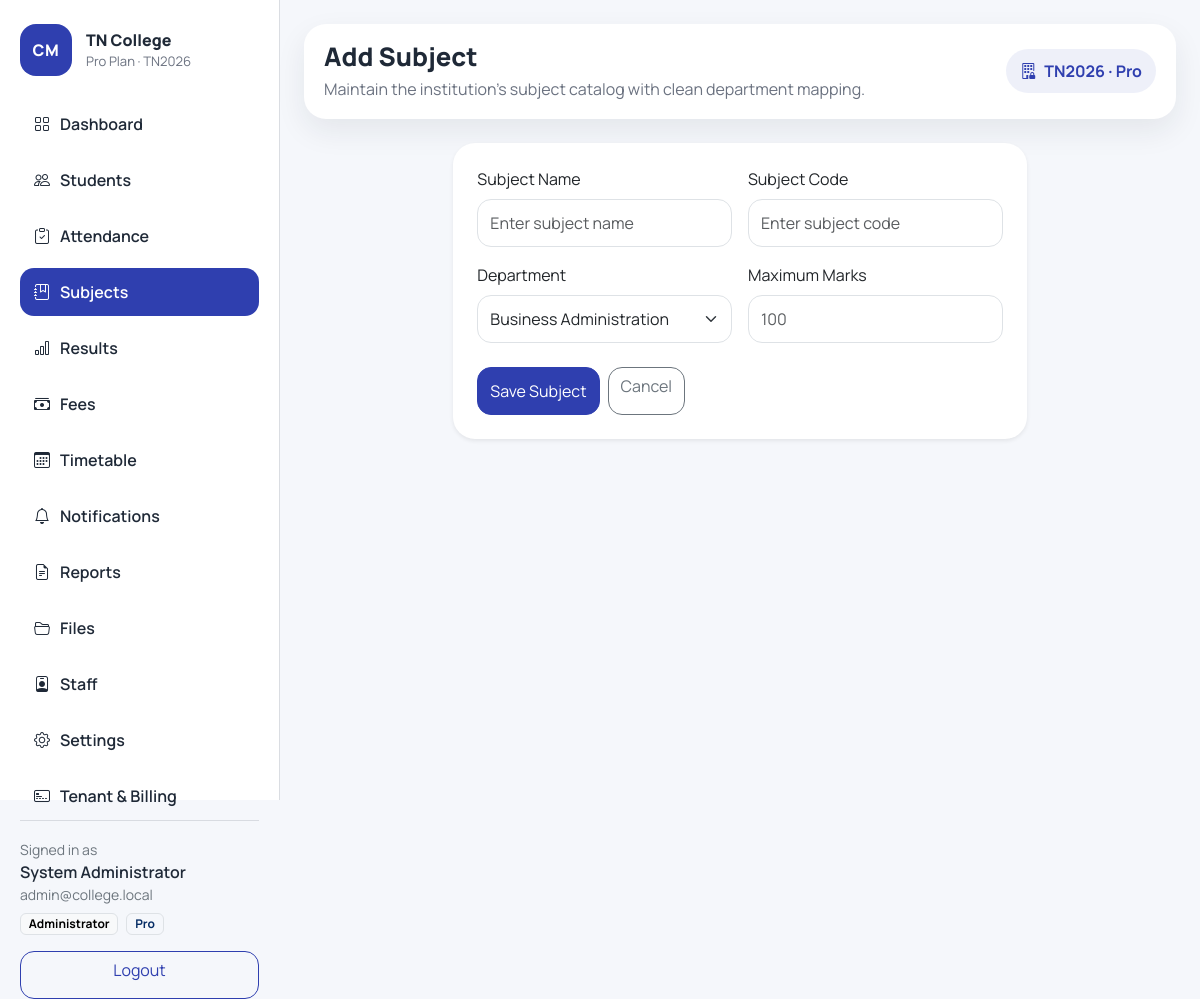
Screenshot of /subjects/add (signed in) with the database file from the repository.
### app/models.py (models this page shows, shortened)
class TimestampMixin:
    created_at = db.Column(db.DateTime, default=datetime.utcnow, nullable=False)
    updated_at = db.Column(
        db.DateTime,
        default=datetime.utcnow,
        onupdate=datetime.utcnow,
        nullable=False,
    )

class College(TimestampMixin, db.Model):
    __tablename__ = "colleges"
    id = db.Column(db.Integer, primary_key=True)
    name = db.Column(db.String(150), nullable=False)
    code = db.Column(db.String(30), unique=True, nullable=False)
    subdomain = db.Column(db.String(80), unique=True, nullable=True)
    contact_email = db.Column(db.String(120), nullable=True)
    contact_phone = db.Column(db.String(30), nullable=True)
    is_active = db.Column(db.Boolean, default=True, nullable=False)
    subscriptions = db.relationship(
        "CollegeSubscription",
        backref="college",
        lazy=True,
        cascade="all, delete-orphan",
    )
    departments = db.relationship("Department", backref="college", lazy=True)
    users = db.relationship("User", backref="college", lazy=True)
    students = db.relationship("Student", backref="college", lazy=True)
    subjects = db.relationship("Subject", backref="college", lazy=True)
    fee_categories = db.relationship("FeeCategory", backref="college", lazy=True)
    time_slots = db.relationship("TimeSlot", backref="college", lazy=True)
    timetable_entries = db.relationship("TimetableEntry", backref="college", lazy=True)
    notifications = db.relationship("NotificationLog", backref="college", lazy=True)
    uploaded_files = db.relationship("UploadedFile", backref="college", lazy=True)
    @property
    def current_subscription(self):
        return (
            CollegeSubscription.query.filter_by(college_id=self.id)
            .order_by(CollegeSubscription.created_at.desc())
            .first()
        )
    @property
    def active_plan(self):
        subscription = self.current_subscription
        return subscription.plan if subscription and subscription.plan else None

class SubscriptionPlan(TimestampMixin, db.Model):
    __tablename__ = "subscription_plans"
    id = db.Column(db.Integer, primary_key=True)
    name = db.Column(db.String(80), unique=True, nullable=False)
    code = db.Column(db.String(30), unique=True, nullable=False)
    monthly_price = db.Column(db.Float, default=0, nullable=False)
    features = db.Column(db.JSON, default=list, nullable=False)
    subscriptions = db.relationship("CollegeSubscription", backref="plan", lazy=True)

class User(UserMixin, TimestampMixin, db.Model):
    __tablename__ = "users"
    id = db.Column(db.Integer, primary_key=True)
    college_id = db.Column(db.Integer, db.ForeignKey("colleges.id"), nullable=True, index=True)
    username = db.Column(db.String(80), unique=True, nullable=False)
    email = db.Column(db.String(120), unique=True, nullable=False)
    full_name = db.Column(db.String(120), nullable=True)
    phone = db.Column(db.String(30), nullable=True)
    password_hash = db.Column(db.String(255), nullable=False)
    role = db.Column(db.String(20), default="admin", nullable=False)
    department_id = db.Column(db.Integer, db.ForeignKey("departments.id"), nullable=True)
    is_active_user = db.Column(db.Boolean, default=True, nullable=False)
    activities = db.relationship("ActivityLog", backref="actor", lazy=True)
    department = db.relationship("Department", backref="team_members", lazy=True)
    assigned_subjects = db.relationship(
        "Subject",
        secondary=staff_subject_assignments,
        back_populates="assigned_staff",
        lazy="subquery",
    )
    staff_timetable = db.relationship("TimetableEntry", backref="staff_member", lazy=True)
    uploaded_items = db.relationship("UploadedFile", backref="uploaded_by", lazy=True)
    @property
    def is_active(self):
        return self.is_active_user
    @property
    def display_name(self):
        return self.full_name or self.username

### app/blueprints/subjects/routes.py (the view, shortened to what this page needs)
@subjects_bp.route("/add", methods=["GET", "POST"])
@login_required
@roles_required("admin", "hod")
def add_subject():
    form = SubjectForm()
    _hydrate_subject_form(form)
    current_college = get_current_college(current_user)
    if request.method == "POST":
        flash_form_errors(form)
    return render_template("subjects/form.html", form=form, title="Add Subject")

### app/forms.py
class SubjectForm(FlaskForm):
    name = StringField("Subject Name", validators=[DataRequired(), Length(max=120)])
    code = StringField("Subject Code", validators=[DataRequired(), Length(max=30)])
    department_id = SelectField("Department", coerce=int, validators=[DataRequired()])
    max_marks = IntegerField("Maximum Marks", validators=[DataRequired(), NumberRange(min=1, max=500)])
    submit = SubmitField("Save Subject")

### app/blueprints/subjects/routes.py (called while the page is built)
def _hydrate_subject_form(form):
    form.department_id.choices = [
        (department.id, department.name)
        for department in get_college_departments(current_user)
    ]

### app/services/access.py (called while the page is built, shortened)
def get_current_college(user=None):
    active_user = user or (current_user if getattr(current_user, "is_authenticated", False) else None)
    if active_user and active_user.college_id:
        return College.query.get(active_user.college_id)
    return College.query.order_by(College.id).first()

def get_plan_features(user=None):
    college = get_current_college(user)
    plan = college.active_plan if college else None
    return set(plan.features or []) if plan else set()

def college_scoped_query(model, user=None, query=None):
    scoped_query = query or model.query
    college = get_current_college(user)
    if college and hasattr(model, "college_id"):
        scoped_query = scoped_query.filter(model.college_id == college.id)
    return scoped_query

def roles_required(*allowed_roles):
    def decorator(view_func):
        @wraps(view_func)
        def wrapped_view(*args, **kwargs):
            if not current_user.is_authenticated:
                return redirect(url_for("auth.login"))
            return view_func(*args, **kwargs)
        return wrapped_view
    return decorator

### app/templates/subjects/form.html (shortened to what this page needs)
{% extends "base.html" %}
{% block page_title %}{{ title }}{% endblock %}
{% block page_subtitle %}Maintain the institution's subject catalog with clean department mapping.{% endblock %}
{% block content %}
<div class="row justify-content-center">
    <div class="col-12 col-xl-8">
        <div class="card border-0 shadow-sm">
            <div class="card-body p-4">
                <form method="post" novalidate>
                    <div class="row g-3">
                        <div class="col-12 col-md-6">{{ form.name.label(class="form-label") }}{{ form.name(class="form-control", placeholder="Enter subject name") }}</div>
                        <div class="col-12 col-md-6">{{ form.code.label(class="form-label") }}{{ form.code(class="form-control", placeholder="Enter subject code") }}</div>
                        <div class="col-12 col-md-6">{{ form.department_id.label(class="form-label") }}{{ form.department_id(class="form-select") }}</div>
                        <div class="col-12 col-md-6">{{ form.max_marks.label(class="form-label") }}{{ form.max_marks(class="form-control", placeholder="100") }}</div>
                    </div>
                    <div class="d-flex gap-2 mt-4">
                        {{ form.submit(class="btn btn-primary") }}
                        <a href="{{ url_for('subjects.list_subjects') }}" class="btn btn-outline-secondary">Cancel</a>
                    </div>
                </form>
            </div>
        </div>
    </div>
</div>
{% endblock %}

### app/templates/base.html (shortened to what this page needs)
{% macro nav_link(endpoint, label, icon, startswith=None) -%}
{% set active = request.endpoint == endpoint or (startswith and request.endpoint and request.endpoint.startswith(startswith)) %}
<a class="nav-link {% if active %}active{% endif %}" href="{{ url_for(endpoint) }}">
    <i class="bi bi-{{ icon }}"></i>
    <span>{{ label }}</span>
</a>
{%- endmacro %}
<!doctype html>
<html lang="en">
<head>
    <link href="https://cdn.jsdelivr.net/npm/bootstrap@5.3.3/dist/css/bootstrap.min.css" rel="stylesheet">
    <link href="https://cdn.jsdelivr.net/npm/bootstrap-icons@1.11.3/font/bootstrap-icons.css" rel="stylesheet">
    <link href="{{ url_for('static', filename='css/styles.css') }}" rel="stylesheet">
</head>
<body class="app-body">
{% if current_user.is_authenticated %}
<div class="app-shell">
    <aside class="sidebar d-none d-lg-flex flex-column">
        <div>
            <div class="brand-panel">
                <div class="brand-mark">CM</div>
                <div>
                    <div class="brand-title">{{ active_college.name if active_college else college_name }}</div>
                    <div class="brand-subtitle">
                        {{ active_plan.name if active_plan else "Starter" }} Plan
                        {% if active_college and active_college.code %}· {{ active_college.code }}{% endif %}
                    </div>
                </div>
            </div>
            <nav class="nav flex-column nav-pills sidebar-nav gap-2 mt-4">
                {% if current_user.role == "student" %}
                    {{ nav_link("portal.student_dashboard", "Student Portal", "person-workspace", "portal.") }}
                    {{ nav_link("portal.profile", "Profile", "person-circle") }}
                {% elif current_user.role == "parent" %}
                    {{ nav_link("portal.parent_dashboard", "Parent Portal", "people", "portal.") }}
                    {{ nav_link("portal.profile", "Profile", "person-circle") }}
                {% else %}
                    {{ nav_link("main.dashboard", "Dashboard", "grid", "main.") }}
                    {{ nav_link("students.list_students", "Students", "people", "students.") }}
                    {{ nav_link("attendance.manage_attendance", "Attendance", "clipboard-check", "attendance.") }}
                    {{ nav_link("subjects.list_subjects", "Subjects", "journal-bookmark", "subjects.") }}
                    {{ nav_link("results.manage_results", "Results", "bar-chart", "results.") }}
                    {% if "fee_management" in plan_features %}
                        {{ nav_link("fees.manage_fees", "Fees", "cash-stack", "fees.") }}
                    {% endif %}
                    {% if "timetable" in plan_features %}
                        {{ nav_link("timetable.manage_timetable", "Timetable", "calendar3", "timetable.") }}
                    {% endif %}
                    {% if "sms_notifications" in plan_features or "whatsapp_notifications" in plan_features %}
                        {{ nav_link("notifications.notification_center", "Notifications", "bell", "notifications.") }}
                    {% endif %}
                    {{ nav_link("reports.report_center", "Reports", "file-earmark-text", "reports.") }}
                    {% if "document_uploads" in plan_features or "event_gallery" in plan_features %}
                        {{ nav_link("files.file_center", "Files", "folder2-open", "files.") }}
                    {% endif %}
                    {% if current_user.role == "admin" %}
                        {{ nav_link("staff.list_staff", "Staff", "person-badge", "staff.") }}
                        {{ nav_link("settings.manage_settings", "Settings", "gear", "settings.") }}
                        {{ nav_link("saas.tenant_center", "Tenant & Billing", "credit-card-2-front", "saas.") }}
                    {% endif %}
                {% endif %}
            </nav>
        </div>
        <div class="sidebar-footer">
            <div class="small text-secondary">Signed in as</div>
            <div class="fw-semibold">{{ current_user.display_name }}</div>
            <div class="small text-secondary">{{ current_user.email }}</div>
            <div class="d-flex gap-2 mt-2 flex-wrap">
                <span class="badge text-bg-light border">{{ role_labels.get(current_user.role, current_user.role|title) }}</span>
                {% if active_plan %}
                <span class="badge text-bg-primary-subtle border text-primary-emphasis">{{ active_plan.name }}</span>
                {% endif %}
            </div>
            <a href="{{ url_for('auth.logout') }}" class="btn btn-outline-primary w-100 mt-3">Logout</a>
        </div>
    </aside>
    <main class="content-area">
        <header class="topbar d-flex justify-content-between align-items-center">
            <div class="d-flex align-items-center gap-3">
                <div>
                    <h1 class="page-title mb-1">{% block page_title %}Dashboard{% endblock %}</h1>
                    <p class="page-subtitle mb-0">{% block page_subtitle %}Manage your college operations from one place.{% endblock %}</p>
                </div>
            </div>
            <div class="topbar-pill d-none d-md-inline-flex">
                <i class="bi bi-building-lock"></i>
                {% if active_college and active_college.code %}{{ active_college.code }}{% endif %}
                {% if active_plan %}· {{ active_plan.name }}{% endif %}
            </div>
        </header>
        {% block content %}{% endblock %}
    </main>
</div>
{% endif %}
</body>
</html>

### app/static/css/styles.css (style rules this page uses)
:root { --primary-blue: #2F3FAF; --light-gray: #D1D5DB; --dark-accent: #1F2937; --white: #FFFFFF; --surface: #F5F7FB; --border-soft: rgba(209, 213, 219, 0.8); --shadow-soft: 0 12px 30px rgba(31, 41, 55, 0.08); }
body { font-family: "Manrope", sans-serif; background-color: var(--surface); color: var(--dark-accent); }
.app-shell { display: flex; min-height: 100vh; }
.sidebar { width: 280px; padding: 24px 20px; background-color: var(--white); border-right: 1px solid var(--border-soft); justify-content: space-between; position: sticky; top: 0; height: 100vh; }
.brand-panel { display: flex; align-items: center; gap: 14px; }
.brand-mark { width: 52px; height: 52px; border-radius: 16px; background-color: var(--primary-blue); color: var(--white); display: inline-flex; align-items: center; justify-content: center; font-weight: 800; letter-spacing: 0.04em; }
.brand-title { font-size: 1rem; font-weight: 800; }
.brand-subtitle { font-size: 0.82rem; color: #6b7280; }
.sidebar-nav .nav-link { border-radius: 14px; color: var(--dark-accent); display: flex; align-items: center; gap: 10px; padding: 12px 14px; font-weight: 600; }
.sidebar-nav .nav-link.active, .sidebar-nav .nav-link:hover { background-color: var(--primary-blue); color: var(--white); }
.sidebar-footer { border-top: 1px solid var(--border-soft); padding-top: 18px; }
.content-area { flex: 1; padding: 24px; }
.topbar { background-color: var(--white); padding: 18px 20px; border-radius: 22px; box-shadow: var(--shadow-soft); margin-bottom: 24px; }
.page-title { font-size: 1.6rem; font-weight: 800; }
.page-subtitle, .section-subtitle, .metric-footnote { color: #6b7280; }
.topbar-pill { padding: 10px 14px; border-radius: 999px; background-color: rgba(47, 63, 175, 0.08); color: var(--primary-blue); font-weight: 700; gap: 8px; align-items: center; }
.card { border-radius: 22px; }
.btn, .form-control, .form-select { border-radius: 14px; min-height: 48px; }
.btn-primary { background-color: var(--primary-blue); border-color: var(--primary-blue); }
.btn-outline-primary { color: var(--primary-blue); border-color: var(--primary-blue); }
.card, .topbar, .login-card { animation: fadeUp 0.35s ease-out; }

### rows the page displays
College: name "TN College", code "TN2026"
SubscriptionPlan: name "Pro"
User: display_name "System Administrator", email "admin@college.local", get "Administrator"

### other values shown
{{ label }} "Dashboard Students Attendance Subjects Results Fees Timetable Notifications Reports Files Staff Settings Tenant & Billing"
{{ title }} "Add Subject"
